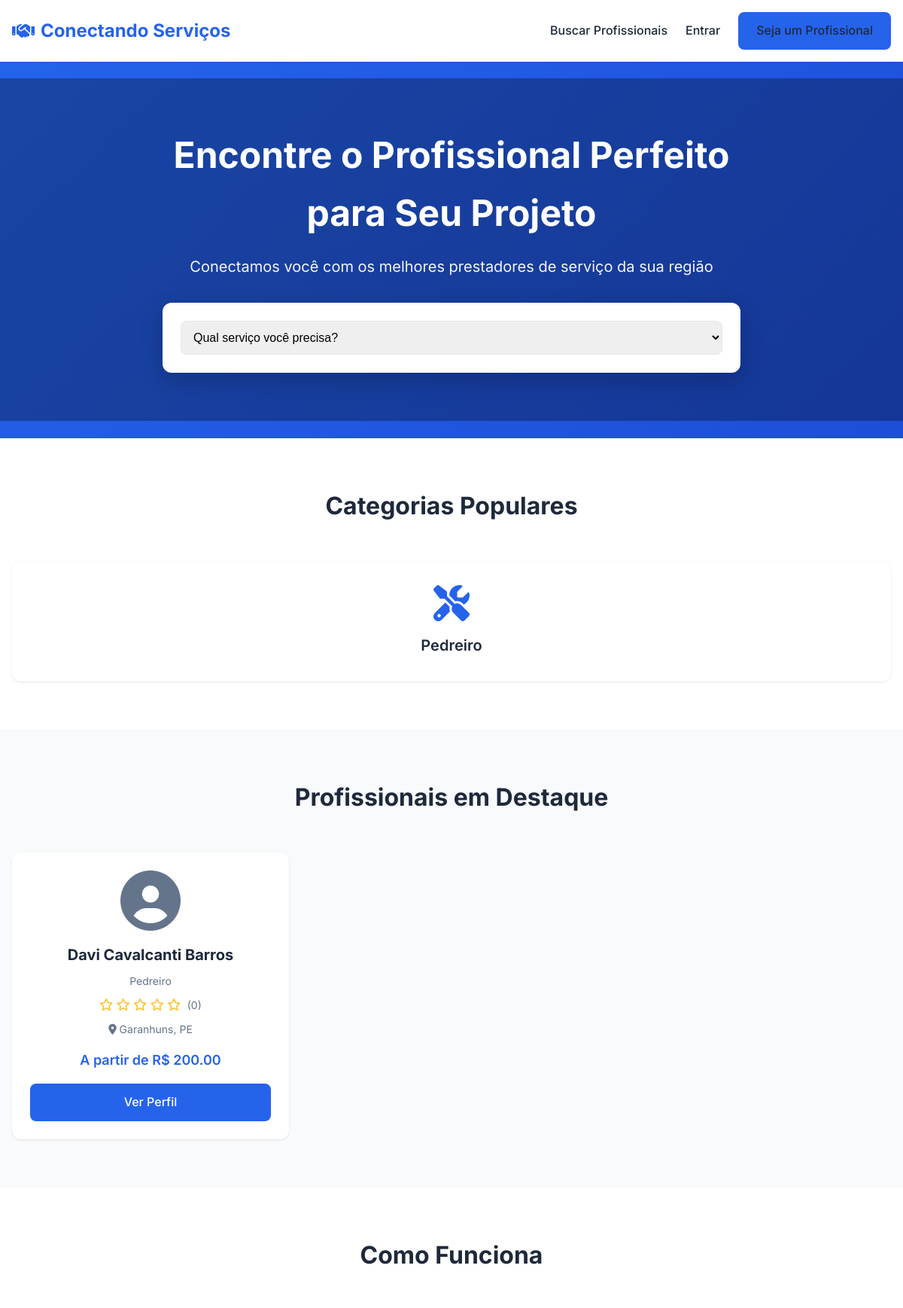
Before: / (upper part) with the older database file.
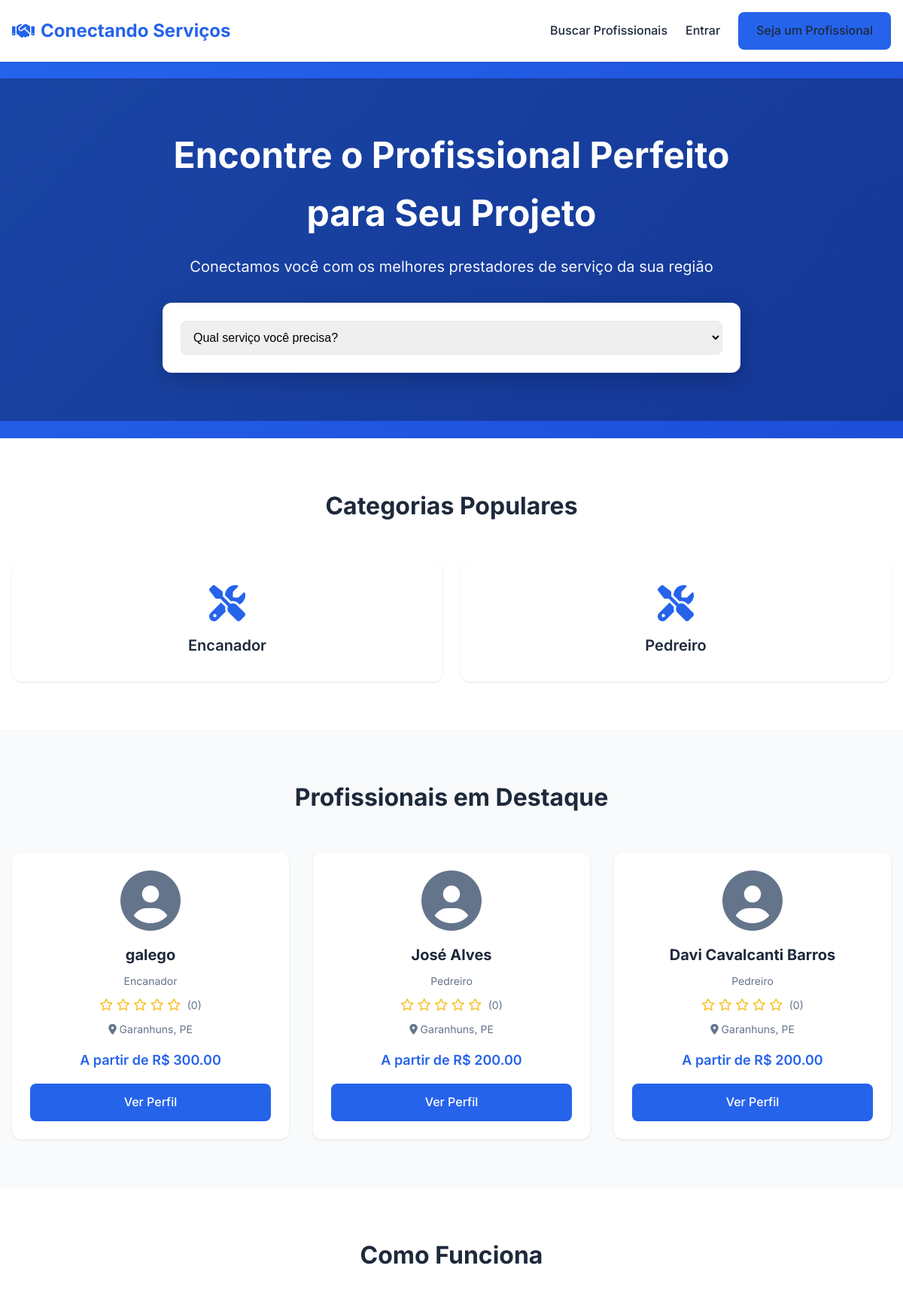
After: the same page with the newer database file.
### models.py (models this page shows, shortened)
class ServiceCategory(db.Model):
    __tablename__ = "service_categories"
    id = db.Column(db.Integer, primary_key=True)
    name = db.Column(db.String(140), unique=True, nullable=False)
    description = db.Column(db.Text)
    image = db.Column(db.Text)  # <-- FALTAVA! AGORA A IMAGEM É SALVA AQUI
    created_at = db.Column(db.DateTime, default=datetime.utcnow)
    professionals = db.relationship(
        "Professional",
        backref="category",
        cascade="all, delete-orphan"
    )

class Professional(db.Model):
    __tablename__ = "professionals"
    id = db.Column(db.Integer, primary_key=True)
    user_id = db.Column(db.Integer, db.ForeignKey("users.id"), unique=True, nullable=False)
    category_id = db.Column(db.Integer, db.ForeignKey("service_categories.id"))
    bio = db.Column(db.Text)
    experience_years = db.Column(db.Integer)
    starting_price = db.Column(db.Float)
    profile_photo = db.Column(db.String(255))
    portfolio_photos = db.Column(db.Text)                # JSON
    services_offered = db.Column(db.Text)                # JSON
    tags = db.Column(db.String(255))
    availability = db.Column(db.String(255))
    verified = db.Column(db.Boolean, default=False)
    response_time = db.Column(db.String(50), default="24 horas (estimado)")
    created_at = db.Column(db.DateTime, default=datetime.utcnow)
    service_requests = db.relationship(
        "ServiceRequest",
        backref="professional",
        cascade="all, delete-orphan"
    )
    reviews = db.relationship(
        "Review",
        backref="professional",
        cascade="all, delete-orphan"
    )
    @property
    def average_rating(self):
        if not self.reviews:
            return 0
        return sum(r.rating for r in self.reviews) / len(self.reviews)
    @property
    def review_count(self):
        return len(self.reviews)

class User(db.Model, UserMixin):
    __tablename__ = 'users'
    id = db.Column(db.Integer, primary_key=True)
    name = db.Column(db.String(120), nullable=False)
    cpf = db.Column(db.String(14), unique=True, nullable=False)
    email = db.Column(db.String(120), unique=True, nullable=False)
    phone = db.Column(db.String(20))
    password_hash = db.Column(db.String(255), nullable=False)
    user_type = db.Column(db.String(20), default='client')  # client / professional
    cep = db.Column(db.String(9))
    address = db.Column(db.String(200))
    neighborhood = db.Column(db.String(120))
    city = db.Column(db.String(120))
    state = db.Column(db.String(2))
    created_at = db.Column(db.DateTime, default=datetime.utcnow)
    professional_profile = db.relationship(
        "Professional",
        backref="user",
        uselist=False,
        cascade="all, delete-orphan"
    )
    client_requests = db.relationship(
        "ServiceRequest",
        backref="client",
        foreign_keys="ServiceRequest.client_id",
        cascade="all, delete-orphan"
    )
    reviews_given = db.relationship(
        "Review",
        backref="client",
        foreign_keys="Review.client_id",
        cascade="all, delete-orphan"
    )

### app.py (the view)
@app.route('/')
def index():
    categories = ServiceCategory.query.order_by(ServiceCategory.name).all()
    professionals = Professional.query.order_by(Professional.created_at.desc()).limit(6).all()
    return render_template('index.html', categories=categories, professionals=professionals)

### templates/index.html (shortened to what this page needs)
{% extends "base.html" %}
{% block content %}
<section class="hero">
    <div class="hero-overlay">
        <div class="container hero-content">
            <h1>Encontre o Profissional Perfeito para Seu Projeto</h1>
            <p>Conectamos você com os melhores prestadores de serviço da sua região</p>
            <form action="{{ url_for('search') }}" method="get" class="hero-search">
                <select name="category" class="search-input">
                    <option value="">Qual serviço você precisa?</option>
                </select>
            </form>
        </div>
    </div>
</section>
<section class="section">
    <div class="container">
        <h2 class="section-title">Categorias Populares</h2>
        <div class="categories-grid">
            {% for category in categories %}
            <a href="{{ url_for('search') }}?category={{ category.id }}" class="category-card">
                <i class="fas {{ category.icon or 'fa-tools' }}"></i>
                <h3>{{ category.name }}</h3>
            </a>
            {% endfor %}
        </div>
    </div>
</section>
<section class="section bg-light">
    <div class="container">
        <h2 class="section-title">Profissionais em Destaque</h2>
        <div class="professionals-grid">
            {% for prof in professionals %}
            <div class="professional-card">
                <div class="prof-photo">
                    <i class="fas fa-user-circle"></i>
                </div>
                <h3>{{ prof.user.name }}</h3>
                <p class="category">{{ prof.category.name }}</p>
                <div class="rating">
                    {% for i in range(5) %}
                    {% if i < prof.average_rating %} <i class="fas fa-star"></i>
                        {% else %}
                        <i class="far fa-star"></i>
                        {% endif %}
                        {% endfor %}
                        <span>({{ prof.review_count }})</span>
                </div>
                <p class="location"><i class="fas fa-map-marker-alt"></i> {{ prof.user.city }}, {{ prof.user.state }}
                </p>
                {% if prof.starting_price %}
                <p class="price">A partir de R$ {{ "%.2f"|format(prof.starting_price) }}</p>
                {% endif %}
                <a href="" class="btn-primary btn-block">Ver Perfil</a>
            </div>
            {% endfor %}
        </div>
    </div>
</section>
<section class="section">
    <div class="container">
        <h2 class="section-title">Como Funciona</h2>
    </div>
</section>
{% endblock %}

Changed rows visible on the page:
added ServiceCategory: name "Encanador"
added Professional: user.name "galego", category.name "Encanador", review_count "0", user.city "Garanhuns", user.state "PE", starting_price "300.00"
added Professional: user.name "José Alves", category.name "Pedreiro", review_count "0", user.city "Garanhuns", user.state "PE", starting_price "200.00"
